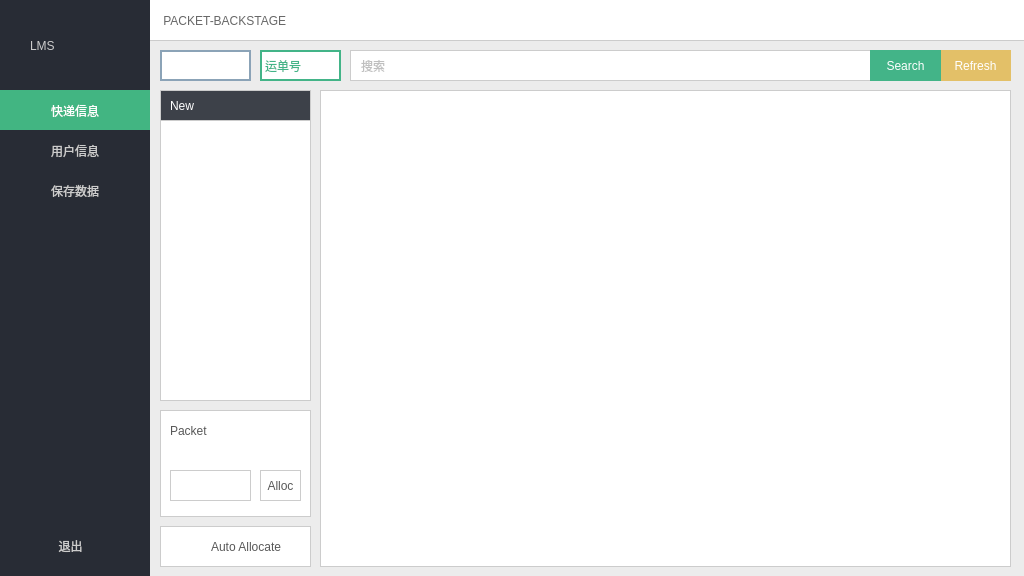
<?xml version="1.0" encoding="UTF-8"?>
<ui version="4.0">
 <class>BackStage</class>
 <widget class="QWidget" name="BackStage">
  <property name="geometry">
   <rect>
    <x>0</x>
    <y>0</y>
    <width>1024</width>
    <height>576</height>
   </rect>
  </property>
  <property name="windowTitle">
   <string>Form</string>
  </property>
  <property name="styleSheet">
   <string notr="true">background-color: rgb(255,255,255);</string>
  </property>
  <widget class="QWidget" name="nav_bar" native="true">
   <property name="geometry">
    <rect>
     <x>0</x>
     <y>0</y>
     <width>150</width>
     <height>581</height>
    </rect>
   </property>
   <property name="styleSheet">
    <string notr="true">background-color:rgb(40,44,53);
color:rgb(204,204,204);
border:none;
font: 600 11pt &quot;微软雅黑&quot;;</string>
   </property>
   <widget class="QPushButton" name="packet_page_select">
    <property name="geometry">
     <rect>
      <x>0</x>
      <y>90</y>
      <width>150</width>
      <height>41</height>
     </rect>
    </property>
    <property name="styleSheet">
     <string notr="true">background-color:rgb(66,181,130);
color:rgb(255,255,255);</string>
    </property>
    <property name="text">
     <string>快递信息</string>
    </property>
   </widget>
   <widget class="QPushButton" name="sign_out_click">
    <property name="geometry">
     <rect>
      <x>20</x>
      <y>530</y>
      <width>101</width>
      <height>31</height>
     </rect>
    </property>
    <property name="styleSheet">
     <string notr="true">background:none;
border:none;
font: 700 10pt &quot;微软雅黑&quot;;
color:rgb(204,204,204);</string>
    </property>
    <property name="text">
     <string>退出</string>
    </property>
   </widget>
   <widget class="QPushButton" name="user_page_select">
    <property name="geometry">
     <rect>
      <x>0</x>
      <y>130</y>
      <width>150</width>
      <height>41</height>
     </rect>
    </property>
    <property name="styleSheet">
     <string notr="true"/>
    </property>
    <property name="text">
     <string>用户信息</string>
    </property>
   </widget>
   <widget class="QLabel" name="label_4">
    <property name="geometry">
     <rect>
      <x>30</x>
      <y>30</y>
      <width>91</width>
      <height>31</height>
     </rect>
    </property>
    <property name="styleSheet">
     <string notr="true">font: 28pt &quot;优设标题黑&quot;;
color:rgb(204,204,204);</string>
    </property>
    <property name="text">
     <string>LMS</string>
    </property>
   </widget>
   <widget class="QPushButton" name="store_data_click">
    <property name="geometry">
     <rect>
      <x>0</x>
      <y>170</y>
      <width>150</width>
      <height>41</height>
     </rect>
    </property>
    <property name="text">
     <string>保存数据</string>
    </property>
   </widget>
  </widget>
  <widget class="QStackedWidget" name="stackedWidget">
   <property name="geometry">
    <rect>
     <x>150</x>
     <y>0</y>
     <width>881</width>
     <height>581</height>
    </rect>
   </property>
   <property name="styleSheet">
    <string notr="true">background-color: rgb(236, 236, 236);</string>
   </property>
   <property name="currentIndex">
    <number>0</number>
   </property>
   <widget class="QWidget" name="page_packet">
    <widget class="QPushButton" name="packet_search_refresh">
     <property name="geometry">
      <rect>
       <x>790</x>
       <y>50</y>
       <width>71</width>
       <height>31</height>
      </rect>
     </property>
     <property name="styleSheet">
      <string notr="true">border:none;
background-color:rgb(227,192,104);
color: rgb(255, 255, 255);
font: 700 10pt &quot;微软雅黑&quot;;</string>
     </property>
     <property name="text">
      <string>Refresh</string>
     </property>
    </widget>
    <widget class="QComboBox" name="packet_search_choose">
     <property name="geometry">
      <rect>
       <x>110</x>
       <y>50</y>
       <width>81</width>
       <height>31</height>
      </rect>
     </property>
     <property name="styleSheet">
      <string notr="true">QComboBox{
	background-color:rgb(255,255,255);
	border:2px solid rgb(67,180,136);
	font: 600 10pt &quot;微软雅黑&quot;;
	color:rgb(67,180,136);
}

QComboBox::drop-down{
	border:none;
}



</string>
     </property>
     <item>
      <property name="text">
       <string>运单号</string>
      </property>
     </item>
     <item>
      <property name="text">
       <string>收件人</string>
      </property>
     </item>
     <item>
      <property name="text">
       <string>收件时间</string>
      </property>
     </item>
     <item>
      <property name="text">
       <string>寄件时间</string>
      </property>
     </item>
     <item>
      <property name="text">
       <string>寄件人</string>
      </property>
     </item>
     <item>
      <property name="text">
       <string>ALL</string>
      </property>
     </item>
    </widget>
    <widget class="QLineEdit" name="packet_search_input">
     <property name="geometry">
      <rect>
       <x>200</x>
       <y>50</y>
       <width>521</width>
       <height>31</height>
      </rect>
     </property>
     <property name="styleSheet">
      <string notr="true">background-color:rgb(255,255,255);
border:1px solid rgb(204,204,204);
padding-left:8px;
font: 600 10pt &quot;微软雅黑&quot;;
color: rgb(127, 127, 127);</string>
     </property>
     <property name="placeholderText">
      <string>搜索</string>
     </property>
    </widget>
    <widget class="QTableWidget" name="packet_list">
     <property name="geometry">
      <rect>
       <x>170</x>
       <y>90</y>
       <width>691</width>
       <height>477</height>
      </rect>
     </property>
     <property name="styleSheet">
      <string notr="true">border:1px solid rgb(204,204,204);
background-color:rgb(255,255,255);</string>
     </property>
     <property name="verticalScrollMode">
      <enum>QAbstractItemView::ScrollPerPixel</enum>
     </property>
     <property name="horizontalScrollMode">
      <enum>QAbstractItemView::ScrollPerPixel</enum>
     </property>
    </widget>
    <widget class="QPushButton" name="packet_search_click">
     <property name="geometry">
      <rect>
       <x>720</x>
       <y>50</y>
       <width>71</width>
       <height>31</height>
      </rect>
     </property>
     <property name="styleSheet">
      <string notr="true">border:none;
background-color:rgb(67,180,136);
color: rgb(255, 255, 255);
font: 700 10pt &quot;微软雅黑&quot;;</string>
     </property>
     <property name="text">
      <string>Search</string>
     </property>
    </widget>
    <widget class="QLabel" name="label_2">
     <property name="geometry">
      <rect>
       <x>0</x>
       <y>0</y>
       <width>881</width>
       <height>41</height>
      </rect>
     </property>
     <property name="styleSheet">
      <string notr="true">background-color: rgb(255, 255, 255);
border-bottom:1px solid rgb(204, 204, 204);
font: 700 10pt &quot;微软雅黑&quot;;
color: rgb(103, 103, 103);</string>
     </property>
     <property name="text">
      <string>    PACKET-BACKSTAGE</string>
     </property>
    </widget>
    <widget class="QTableWidget" name="collecting_list">
     <property name="geometry">
      <rect>
       <x>10</x>
       <y>120</y>
       <width>151</width>
       <height>281</height>
      </rect>
     </property>
     <property name="styleSheet">
      <string notr="true">border:1px solid rgb(204,204,204);
background-color:rgb(255,255,255);</string>
     </property>
     <property name="verticalScrollMode">
      <enum>QAbstractItemView::ScrollPerPixel</enum>
     </property>
    </widget>
    <widget class="QWidget" name="widget" native="true">
     <property name="geometry">
      <rect>
       <x>10</x>
       <y>410</y>
       <width>151</width>
       <height>107</height>
      </rect>
     </property>
     <property name="styleSheet">
      <string notr="true">border:1px solid rgb(204,204,204);
background-color:rgb(255,255,255);</string>
     </property>
     <widget class="QComboBox" name="packet_alloc_choose">
      <property name="geometry">
       <rect>
        <x>10</x>
        <y>60</y>
        <width>81</width>
        <height>31</height>
       </rect>
      </property>
      <property name="styleSheet">
       <string notr="true">QComboBox{
	background-color: rgb(255, 255, 255);
	border-radius:0px;
	padding-left:6px;
	color: rgb(88, 88, 88);
}


QComboBox::drop-down{
	border:none;
}

QComboBox::down-arrow{
	margin-right:10px;
	width:14px;
	height:7px;
	border-image: url(:/res/icon/icon_arrow_down.png);
}</string>
      </property>
     </widget>
     <widget class="QPushButton" name="packet_alloc">
      <property name="geometry">
       <rect>
        <x>100</x>
        <y>60</y>
        <width>41</width>
        <height>31</height>
       </rect>
      </property>
      <property name="styleSheet">
       <string notr="true">color: rgb(88, 88, 88);
font: 700 10pt &quot;微软雅黑&quot;;</string>
      </property>
      <property name="text">
       <string>Alloc</string>
      </property>
     </widget>
     <widget class="QLabel" name="option_packet_id">
      <property name="geometry">
       <rect>
        <x>10</x>
        <y>30</y>
        <width>131</width>
        <height>28</height>
       </rect>
      </property>
      <property name="styleSheet">
       <string notr="true">border:none;
background:none;
font: 700 10pt &quot;微软雅黑&quot;;
color: rgb(88, 88, 88);</string>
      </property>
      <property name="text">
       <string/>
      </property>
     </widget>
     <widget class="QLabel" name="label">
      <property name="geometry">
       <rect>
        <x>10</x>
        <y>10</y>
        <width>61</width>
        <height>21</height>
       </rect>
      </property>
      <property name="styleSheet">
       <string notr="true">border:none;
font: 700 11pt &quot;微软雅黑&quot;;
color: rgb(88, 88, 88);</string>
      </property>
      <property name="text">
       <string>Packet</string>
      </property>
     </widget>
    </widget>
    <widget class="QWidget" name="widget_2" native="true">
     <property name="geometry">
      <rect>
       <x>10</x>
       <y>90</y>
       <width>151</width>
       <height>31</height>
      </rect>
     </property>
     <property name="styleSheet">
      <string notr="true">border:1px solid rgb(204,204,204);
background-color: rgb(61, 65, 73);</string>
     </property>
     <widget class="QLabel" name="label_12">
      <property name="geometry">
       <rect>
        <x>10</x>
        <y>5</y>
        <width>51</width>
        <height>21</height>
       </rect>
      </property>
      <property name="styleSheet">
       <string notr="true">border:none;
font: 700 11pt &quot;微软雅黑&quot;;
color: rgb(255, 255, 255);</string>
      </property>
      <property name="text">
       <string>New</string>
      </property>
     </widget>
    </widget>
    <widget class="QCheckBox" name="auto_allocation">
     <property name="geometry">
      <rect>
       <x>10</x>
       <y>526</y>
       <width>151</width>
       <height>41</height>
      </rect>
     </property>
     <property name="styleSheet">
      <string notr="true">QCheckBox{
	border:1px solid rgb(204,204,204);
	background-color:rgb(255,255,255);
	padding-left:8px;
	font: 500 10pt &quot;微软雅黑&quot;;
	color: rgb(88, 88, 88);
}

QCheckBox::indicator{
	background-color:rgba(0,0,0,0);

	width:36px;
	height:36px;
}

QCheckBox::indicator:unchecked{
	image: url(:/res/icon/icon_switch_off.png);
}

QCheckBox::indicator:checked{
	image: url(:/res/icon/icon_switch_on.png);
}

</string>
     </property>
     <property name="text">
      <string>Auto Allocate</string>
     </property>
    </widget>
    <widget class="QComboBox" name="search_courier_choose">
     <property name="geometry">
      <rect>
       <x>10</x>
       <y>50</y>
       <width>91</width>
       <height>31</height>
      </rect>
     </property>
     <property name="styleSheet">
      <string notr="true">QComboBox{
	background-color:rgb(255,255,255);
	border:2px solid rgb(139,163,183);
	padding-left:6px;
	color: rgb(88, 88, 88);
	font: 700 10pt &quot;微软雅黑&quot;;
}

QComboBox::drop-down{
	border:none;
}

QComboBox::down-arrow{
	margin-right:10px;
	width:14px;
	height:7px;
	border-image: url(:/res/icon/icon_arrow_down.png);
}</string>
     </property>
    </widget>
    <zorder>packet_search_refresh</zorder>
    <zorder>packet_search_input</zorder>
    <zorder>packet_list</zorder>
    <zorder>label_2</zorder>
    <zorder>packet_search_choose</zorder>
    <zorder>packet_search_click</zorder>
    <zorder>widget</zorder>
    <zorder>widget_2</zorder>
    <zorder>collecting_list</zorder>
    <zorder>auto_allocation</zorder>
    <zorder>search_courier_choose</zorder>
   </widget>
   <widget class="QWidget" name="page_user">
    <widget class="QTableWidget" name="user_list">
     <property name="geometry">
      <rect>
       <x>180</x>
       <y>90</y>
       <width>681</width>
       <height>477</height>
      </rect>
     </property>
     <property name="styleSheet">
      <string notr="true">border:1px solid rgb(204,204,204);
background-color:rgb(255,255,255);</string>
     </property>
     <property name="verticalScrollMode">
      <enum>QAbstractItemView::ScrollPerPixel</enum>
     </property>
     <property name="horizontalScrollMode">
      <enum>QAbstractItemView::ScrollPerPixel</enum>
     </property>
    </widget>
    <widget class="QComboBox" name="user_search_choose">
     <property name="geometry">
      <rect>
       <x>10</x>
       <y>50</y>
       <width>71</width>
       <height>31</height>
      </rect>
     </property>
     <property name="styleSheet">
      <string notr="true">QComboBox{
	background-color:rgb(255,255,255);
	border:2px solid rgb(67,180,136);
	border-radius:1px;
	font: 600 10pt &quot;微软雅黑&quot;;
	color:rgb(67,180,136);
}

QComboBox::drop-down{
	border:none;
	font: 600 10pt &quot;微软雅黑&quot;;
	color:rgb(67,180,136);
}

</string>
     </property>
     <item>
      <property name="text">
       <string>用户名</string>
      </property>
     </item>
     <item>
      <property name="text">
       <string>姓名</string>
      </property>
     </item>
     <item>
      <property name="text">
       <string>电话</string>
      </property>
     </item>
     <item>
      <property name="text">
       <string>地址</string>
      </property>
     </item>
    </widget>
    <widget class="QLineEdit" name="user_search_input">
     <property name="geometry">
      <rect>
       <x>90</x>
       <y>50</y>
       <width>631</width>
       <height>31</height>
      </rect>
     </property>
     <property name="styleSheet">
      <string notr="true">background-color:rgb(255,255,255);
border:1px solid rgb(204,204,204);
padding-left:8px;
font: 600 10pt &quot;微软雅黑&quot;;
color: rgb(127, 127, 127);</string>
     </property>
     <property name="placeholderText">
      <string>搜索</string>
     </property>
    </widget>
    <widget class="QPushButton" name="user_search_click">
     <property name="geometry">
      <rect>
       <x>720</x>
       <y>50</y>
       <width>71</width>
       <height>31</height>
      </rect>
     </property>
     <property name="styleSheet">
      <string notr="true">border:none;
background-color:rgb(67,180,136);
color: rgb(255, 255, 255);
font: 700 10pt &quot;微软雅黑&quot;;</string>
     </property>
     <property name="text">
      <string>Search</string>
     </property>
    </widget>
    <widget class="QPushButton" name="user_search_refresh">
     <property name="geometry">
      <rect>
       <x>790</x>
       <y>50</y>
       <width>71</width>
       <height>31</height>
      </rect>
     </property>
     <property name="styleSheet">
      <string notr="true">border:none;
background-color:rgb(227,192,104);
color: rgb(255, 255, 255);
font: 700 10pt &quot;微软雅黑&quot;;</string>
     </property>
     <property name="text">
      <string>Refresh</string>
     </property>
    </widget>
    <widget class="QLabel" name="label_3">
     <property name="geometry">
      <rect>
       <x>0</x>
       <y>0</y>
       <width>881</width>
       <height>41</height>
      </rect>
     </property>
     <property name="styleSheet">
      <string notr="true">background-color: rgb(255, 255, 255);
border-bottom:1px solid rgb(204, 204, 204);
font: 700 10pt &quot;微软雅黑&quot;;
color: rgb(103, 103, 103);</string>
     </property>
     <property name="text">
      <string>    USER-BACKSTAGE</string>
     </property>
    </widget>
    <widget class="QWidget" name="widget_3" native="true">
     <property name="geometry">
      <rect>
       <x>10</x>
       <y>120</y>
       <width>161</width>
       <height>221</height>
      </rect>
     </property>
     <property name="styleSheet">
      <string notr="true">border:1px solid rgb(204,204,204);
background-color:rgb(255,255,255);</string>
     </property>
     <widget class="QComboBox" name="user_option_choose">
      <property name="geometry">
       <rect>
        <x>10</x>
        <y>40</y>
        <width>141</width>
        <height>31</height>
       </rect>
      </property>
      <property name="styleSheet">
       <string notr="true">QComboBox{
	background-color: rgb(255, 255, 255);
	border-radius:0px;
	padding-left:6px;
	color: rgb(88, 88, 88);
}


QComboBox::drop-down{
	border:none;
}

QComboBox::down-arrow{
	margin-right:10px;
	width:14px;
	height:7px;
	border-image: url(:/res/icon/icon_arrow_down.png);
}</string>
      </property>
     </widget>
     <widget class="QPushButton" name="user_delete">
      <property name="geometry">
       <rect>
        <x>10</x>
        <y>80</y>
        <width>141</width>
        <height>31</height>
       </rect>
      </property>
      <property name="styleSheet">
       <string notr="true">color: rgb(88, 88, 88);
font: 700 10pt &quot;微软雅黑&quot;;</string>
      </property>
      <property name="text">
       <string>Delete</string>
      </property>
     </widget>
     <widget class="QLabel" name="label_13">
      <property name="geometry">
       <rect>
        <x>10</x>
        <y>10</y>
        <width>61</width>
        <height>21</height>
       </rect>
      </property>
      <property name="styleSheet">
       <string notr="true">border:none;
font: 700 11pt &quot;微软雅黑&quot;;
color: rgb(88, 88, 88);</string>
      </property>
      <property name="text">
       <string>USER</string>
      </property>
     </widget>
    </widget>
    <widget class="QWidget" name="widget_4" native="true">
     <property name="geometry">
      <rect>
       <x>10</x>
       <y>90</y>
       <width>161</width>
       <height>31</height>
      </rect>
     </property>
     <property name="styleSheet">
      <string notr="true">border:1px solid rgb(204,204,204);
background-color: rgb(61, 65, 73);</string>
     </property>
     <widget class="QLabel" name="label_14">
      <property name="geometry">
       <rect>
        <x>10</x>
        <y>5</y>
        <width>71</width>
        <height>21</height>
       </rect>
      </property>
      <property name="styleSheet">
       <string notr="true">border:none;
font: 700 11pt &quot;微软雅黑&quot;;
color: rgb(255, 255, 255);</string>
      </property>
      <property name="text">
       <string>OPTION</string>
      </property>
     </widget>
    </widget>
    <widget class="QWidget" name="widget_5" native="true">
     <property name="geometry">
      <rect>
       <x>10</x>
       <y>375</y>
       <width>161</width>
       <height>191</height>
      </rect>
     </property>
     <property name="styleSheet">
      <string notr="true">border:1px solid rgb(204,204,204);
background-color:rgb(255,255,255);</string>
     </property>
     <widget class="QLabel" name="label_7">
      <property name="geometry">
       <rect>
        <x>10</x>
        <y>60</y>
        <width>41</width>
        <height>31</height>
       </rect>
      </property>
      <property name="styleSheet">
       <string notr="true">font: 700 11pt &quot;微软雅黑&quot;;
color: rgb(45, 45, 45);
border:none;</string>
      </property>
      <property name="text">
       <string>权限</string>
      </property>
     </widget>
     <widget class="QLabel" name="label_5">
      <property name="geometry">
       <rect>
        <x>10</x>
        <y>20</y>
        <width>51</width>
        <height>31</height>
       </rect>
      </property>
      <property name="styleSheet">
       <string notr="true">font: 700 11pt &quot;微软雅黑&quot;;
color: rgb(45, 45, 45);
border:none;</string>
      </property>
      <property name="text">
       <string>用户名</string>
      </property>
     </widget>
     <widget class="QComboBox" name="add_user_auth">
      <property name="geometry">
       <rect>
        <x>60</x>
        <y>60</y>
        <width>91</width>
        <height>31</height>
       </rect>
      </property>
      <property name="styleSheet">
       <string notr="true">QComboBox{
	background-color: rgb(255, 255, 255);
	border-radius:0px;
	padding-left:6px;
	color: rgb(88, 88, 88);
	border:1px solid rgb(204, 204, 204);
	border-radius:2px;
}


QComboBox::drop-down{
	border:none;
}

QComboBox::down-arrow{
	margin-right:12px;
	width:16px;
	height:8px;
	border-image: url(:/res/icon/icon_arrow_down.png);
}</string>
      </property>
      <item>
       <property name="text">
        <string>用户</string>
       </property>
      </item>
      <item>
       <property name="text">
        <string>快递员</string>
       </property>
      </item>
      <item>
       <property name="text">
        <string>管理员</string>
       </property>
      </item>
     </widget>
     <widget class="QLabel" name="label_9">
      <property name="geometry">
       <rect>
        <x>10</x>
        <y>100</y>
        <width>41</width>
        <height>31</height>
       </rect>
      </property>
      <property name="styleSheet">
       <string>font: 700 11pt &quot;微软雅黑&quot;;
color: rgb(45, 45, 45);
border:none;</string>
      </property>
      <property name="text">
       <string>余额</string>
      </property>
     </widget>
     <widget class="QLineEdit" name="add_user_id">
      <property name="geometry">
       <rect>
        <x>60</x>
        <y>20</y>
        <width>91</width>
        <height>31</height>
       </rect>
      </property>
      <property name="styleSheet">
       <string notr="true">background-color: rgb(255, 255, 255);
padding-left:4px;
color: rgb(88, 88, 88);
border:1px solid rgb(204, 204, 204);
border-radius:2px;</string>
      </property>
      <property name="maxLength">
       <number>10</number>
      </property>
      <property name="placeholderText">
       <string/>
      </property>
     </widget>
     <widget class="QSpinBox" name="add_user_balance">
      <property name="geometry">
       <rect>
        <x>60</x>
        <y>100</y>
        <width>91</width>
        <height>31</height>
       </rect>
      </property>
      <property name="styleSheet">
       <string notr="true">QSpinBox {
   	border:none;
	background-color: rgb(255, 255, 255);
	border:1px solid rgb(204, 204, 204);
	border-radius:2px;
	padding-left:6px;
	color: rgb(88, 88, 88);
}

QSpinBox::up-button { 
	border: none;
	width: 11px;
	margin-top: 2px;
	margin-right: 8px;
	margin-bottom: 0px;
}

QSpinBox::down-button { 
	border: none;
	width: 12px;
	margin-top: 0px;
	margin-right: 8px;
	margin-bottom: 2px;
}

QSpinBox::up-arrow { 
	width:15px;
	height:7px;
	border-image: url(:/res/icon/icon_arrow_up.png);
}

QSpinBox::down-arrow { 
	width:15px;
	height:7px;
	border-image: url(:/res/icon/icon_arrow_down.png);
}
</string>
      </property>
      <property name="maximum">
       <number>32767</number>
      </property>
     </widget>
     <widget class="QPushButton" name="user_add">
      <property name="geometry">
       <rect>
        <x>10</x>
        <y>140</y>
        <width>141</width>
        <height>31</height>
       </rect>
      </property>
      <property name="styleSheet">
       <string notr="true">background-color:rgb(255,255,255);
border-radius:3px;
color: rgb(88, 88, 88);
font: 700 10pt &quot;微软雅黑&quot;;</string>
      </property>
      <property name="text">
       <string>Add</string>
      </property>
     </widget>
    </widget>
    <widget class="QWidget" name="widget_6" native="true">
     <property name="geometry">
      <rect>
       <x>10</x>
       <y>350</y>
       <width>161</width>
       <height>31</height>
      </rect>
     </property>
     <property name="styleSheet">
      <string notr="true">border:1px solid rgb(204,204,204);
background-color: rgb(61, 65, 73);</string>
     </property>
     <widget class="QLabel" name="label_15">
      <property name="geometry">
       <rect>
        <x>10</x>
        <y>5</y>
        <width>71</width>
        <height>21</height>
       </rect>
      </property>
      <property name="styleSheet">
       <string notr="true">border:none;
font: 700 11pt &quot;微软雅黑&quot;;
color: rgb(255, 255, 255);</string>
      </property>
      <property name="text">
       <string>NEW</string>
      </property>
     </widget>
    </widget>
    <zorder>user_list</zorder>
    <zorder>user_search_choose</zorder>
    <zorder>user_search_input</zorder>
    <zorder>user_search_refresh</zorder>
    <zorder>label_3</zorder>
    <zorder>user_search_click</zorder>
    <zorder>widget_3</zorder>
    <zorder>widget_4</zorder>
    <zorder>widget_5</zorder>
    <zorder>widget_6</zorder>
   </widget>
  </widget>
 </widget>
 <resources/>
 <connections/>
</ui>
